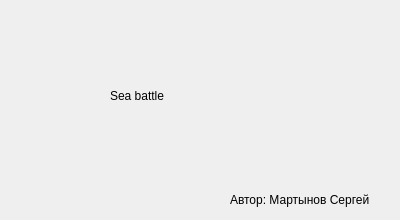
<?xml version="1.0" encoding="UTF-8"?>
<ui version="4.0">
 <class>Welcome</class>
 <widget class="QWidget" name="Welcome">
  <property name="geometry">
   <rect>
    <x>0</x>
    <y>0</y>
    <width>400</width>
    <height>220</height>
   </rect>
  </property>
  <property name="windowTitle">
   <string>Form</string>
  </property>
  <widget class="QLabel" name="label">
   <property name="geometry">
    <rect>
     <x>230</x>
     <y>190</y>
     <width>151</width>
     <height>20</height>
    </rect>
   </property>
   <property name="text">
    <string>Автор: Мартынов Сергей</string>
   </property>
  </widget>
  <widget class="QLabel" name="label_2">
   <property name="geometry">
    <rect>
     <x>110</x>
     <y>60</y>
     <width>191</width>
     <height>71</height>
    </rect>
   </property>
   <property name="styleSheet">
    <string notr="true">font: 75 30pt &quot;Ubuntu&quot;;</string>
   </property>
   <property name="text">
    <string>Sea battle</string>
   </property>
  </widget>
 </widget>
 <resources/>
 <connections/>
</ui>
